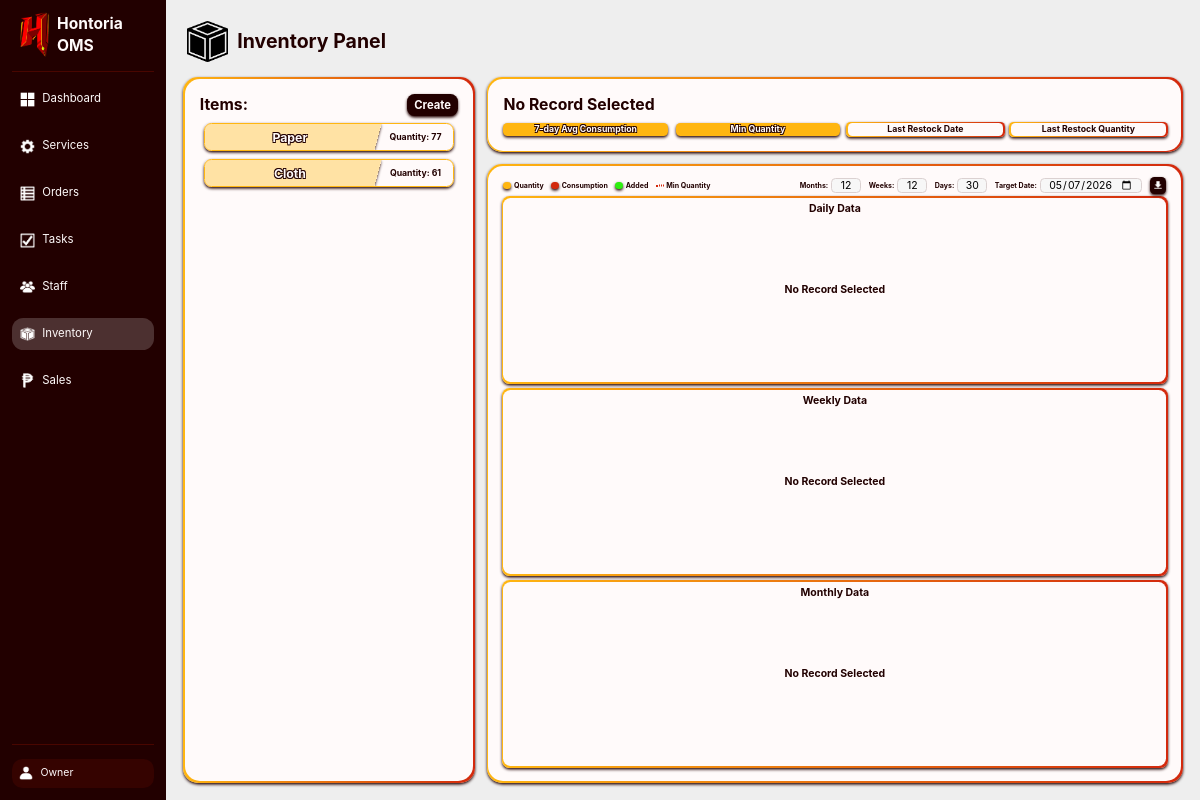
/internalWeb/public/index.php?page=inventory (signed in), run on the app's committed database.
### tables this page shows
CREATE TABLE inventory (
    id INT UNSIGNED AUTO_INCREMENT PRIMARY KEY,
    name VARCHAR(50) UNIQUE NOT NULL,
    minQuantity MEDIUMINT UNSIGNED NOT NULL DEFAULT 0,
    maxAvgConsumption MEDIUMINT UNSIGNED NOT NULL DEFAULT 0
);

### InternalWeb/Controllers/InventoryC.php (called while the page is built, shortened)
<?php
class InventoryC {
    private $inventoryModel;
    public function __construct($pdo) {
        require_once __DIR__ . '/../Models/InventoryM.php';
        $this->inventoryModel = new InventoryM($pdo);
    }
    public function showPage() {
        $inventoryList = $this->inventoryModel->getAllInventory();
        $inventoryQuantityMap = $this->inventoryModel->getAllInventoryCurrentQuantityMap();
        $inventoryLastRestockMap = $this->inventoryModel->getAllInventoryLastRestockMap();
        require __DIR__ . '/../Views/Inventory/Page.php';
    }
}

### InternalWeb/Models/InventoryM.php (called while the page is built, shortened)
<?php
class InventoryM {
    private $pdo;
    public function __construct($pdo) {
        $this->pdo = $pdo;
    }
    public function getAllInventory() {
        $query = "SELECT * FROM inventory";
        $stmt = $this->pdo->prepare($query);
        $stmt->execute();
        return $stmt->fetchAll(PDO::FETCH_ASSOC);
    }
    public function getAllInventoryCurrentQuantityMap() {
        $query = "
            SELECT
                inventoryRecords.inventoryID,
                inventoryRecords.quantity
            FROM inventoryRecords
            INNER JOIN (
                SELECT inventoryID, MAX(date) AS maxDate
                FROM inventoryRecords
                GROUP BY inventoryID
            ) latestDates ON inventoryRecords.inventoryID = latestDates.inventoryID
                AND inventoryRecords.date = latestDates.maxDate
            ORDER BY inventoryRecords.inventoryID ASC
        ";
        $stmt = $this->pdo->prepare($query);
        $stmt->execute();
        $map = [];
        foreach ($stmt->fetchAll(PDO::FETCH_ASSOC) as $item) {
            $map[$item['inventoryID']] = $item['quantity'];
        }
        return $map;
    }
    public function getAllInventoryLastRestockMap() {
        $query = "
            SELECT inventoryRecords.inventoryID,
                inventoryRecords.date,
                inventoryRecords.added
            FROM inventoryRecords
            INNER JOIN (
                SELECT inventoryID, MAX(date) AS maxDate
                FROM inventoryRecords
                WHERE added > 0
                GROUP BY inventoryID
            ) latestDates ON inventoryRecords.inventoryID = latestDates.inventoryID
                        AND inventoryRecords.date = latestDates.maxDate
            ORDER BY inventoryRecords.inventoryID ASC
        ";
        $stmt = $this->pdo->prepare($query);
        $stmt->execute();
        $map = [];
        foreach ($stmt->fetchAll(PDO::FETCH_ASSOC) as $row) {
            $map[$row['inventoryID']] = [
                'date'     => $row['date'],
                'quantity' => $row['added']
            ];
        }
        return $map;
    }
}

### InternalWeb/Views/Inventory/Page.php (the view, shortened to what this page needs)
<?php
if (!function_exists('e')) {
    function e($str) {
        return htmlspecialchars($str ?? '', ENT_QUOTES, 'UTF-8');
    }
}
?>
<!DOCTYPE html>
<html>
<head>
    <link rel="stylesheet" href="../../Shared/CSS/Main.css">
</head>
<body class="asideLayout fixedScreen">
    <?php include("../Views/.Components/SideBar.php"); ?>
    <main class="columnLayout midGap">
        <h1 class="titleLogo minGap tinHeight">
            <img src="../../Shared/Img/BoxIcon.png" alt="Box"> Inventory Panel
        </h1>
        <section class="rowLayout flexMax midGap">
            <div class="flexMinExtra columnLayout midGap">
                <section class="centerColumnLayout roundedMid flexMid">
                    <div class="box fullHeight fullWidth roundedMid columnLayout tinGap">
                        <div class="centerHoriRowLayout">
                            <h2 class="flexMax">Items:</h2>
                            <button type="button" class="darkBG emphasizedText noBorder shadowed whiteText centerColumnLayout fullHeight" id="createButton">
                                <b>Create</b>
                            </button>
                        </div>
                        <section class="minGap columnLayout scrollable flexMax noFlexBasis noMinHeight contentFlexStart regMinPadding" id="inventoryList">
                            <?php foreach ($inventoryList as $inventory): ?>
                                <?php
                                $itemId               = e($inventory['id']);
                                $itemName             = e($inventory['name']);
                                $itemQuantity         = e($inventoryQuantityMap[$inventory['id']] ?? 0);
                                $itemMinQuantity      = e($inventory['minQuantity']);
                                $itemMaxConsumption   = e($inventory['maxAvgConsumption']);
                                $itemRestockDate      = e($inventoryLastRestockMap[$inventory['id']]['date'] ?? '');
                                $itemRestockQuantity  = e($inventoryLastRestockMap[$inventory['id']]['quantity'] ?? '');
                                ?>
                                <div class="roundedMin centerHoriRowLayout flexStatic inventoryElement yellowBorder shadowed clickable fixedScreen noShrink"
                                    data-id="<?= $itemId ?>"
                                    data-name="<?= $itemName ?>"
                                    data-quantity="<?= $itemQuantity ?>"
                                    data-min-quantity="<?= $itemMinQuantity ?>"
                                    data-max-consumption="<?= $itemMaxConsumption ?>"
                                    data-restock-date="<?= $itemRestockDate ?>"
                                    data-restock-quantity="<?= $itemRestockQuantity ?>">
                                    <div class="capitalFirst centerText regMinPadding flexMax skewedXNegBG shadowed yellowTransBG">
                                        <h3 class="whiteText outlineText"><?= $itemName ?></h3>
                                    </div>
                                    <h5 class="capitalFirst centerText regMinPadding minWidth">
                                        Quantity: <?= $itemQuantity ?>
                                    </h5>
                                </div>
                            <?php endforeach; ?>
                        </section>
                    </div>
                </section>
            </div>
            <section class="columnLayout midGap flexMax">
                <section class="centerColumnLayout roundedMid minGap">
                    <div class="centerColumnLayout minGap box roundedMid fullHeight fullWidth">
                        <div class="centerHoriRowLayout minGap fullWidth">
                            <h2 id="selectedTitle" class="capitalFirst flexMid">No Record Selected</h2>
                        </div>
                        <div class="centerHoriRowLayout minGap fullWidth">
                            <h5 id="avgConsumptionText" class="yellowBG roundedTin minHoriPadding outlineText whiteText shadowed flexMid centerText clickable">
                                7-day Avg Consumption
                            </h5>
                            <h5 id="minQuantityText" class="yellowBG roundedTin minHoriPadding outlineText whiteText shadowed flexMid centerText clickable">
                                Min Quantity
                            </h5>
                            <div class="flexMid centerColumnLayout roundedTin">
                                <h5 id="lastRestockDateText" class="capitalFirst midZ whiteBG fullDimensions roundedTin centerText">Last Restock Date</h5>
                            </div>
                            <div class="flexMid centerColumnLayout roundedTin">
                                <h5 id="lastRestockQuantityText" class="capitalFirst midZ whiteBG fullDimensions roundedTin centerText">Last Restock Quantity</h5>
                            </div>
                        </div>
                    </div>
                </section>
                <section class="centerColumnLayout roundedMid minGap flexMid noFlexBasis noMinHeight">
                    <div class="columnLayout minGap whiteBG regPadding roundedMid fullHeight fullWidth">
                        <div class="centerHoriRowLayout minGap whiteBG roundedMid">
                            <div class="centerHoriRowLayout tinGap">
                                <div class="micHeight squareSize yellowBG circle shadowed"></div>
                                <h6 class="capitalFirst">Quantity</h6>
                            </div>
                            <div class="centerHoriRowLayout tinGap">
                                <div class="micHeight squareSize redBG circle shadowed"></div>
                                <h6 class="capitalFirst">Consumption</h6>
                            </div>
                            <div class="centerHoriRowLayout tinGap">
                                <div class="micHeight squareSize greenBG circle shadowed"></div>
                                <h6 class="capitalFirst">Added</h6>
                            </div>
                            <div class="centerHoriRowLayout tinGap">
                                <div class="micHeight squareSize" style="display:flex; align-items:center; justify-content:center;">
                                    <div style="width:100%; height:0; border-top:0.1px dotted var(--red); transform: scaleY(2);"></div>
                                </div>
                                <h6 class="capitalFirst">Min Quantity</h6>
                            </div>
                            <div class="eastAbsolute edgeCorner fullWidth reverseCenterHoriRowLayout minGap">
                                <button type="button" class="noBorder darkBG shadowed squareSize minHoriPadding fitHeight roundedTin" id="downloadButton">
                                    <img src="../../Shared/Img/DownloadIcon.png" alt="Download" class="micHeight invertColors">
                                </button>
                                <div class="centerHoriRowLayout tinGap">
                                    <h6>Target Date:</h6>
                                    <input type="date" id="targetDateInput" class="unitHeight roundedTin">
                                </div>
                                <div class="centerHoriRowLayout tinGap">
                                    <h6>Days:</h6>
                                    <input type="number" id="dayRangeInput" class="unitHeight duoWidth roundedTin noPadding centerText" min="7" max="60" value="30">
                                </div>
                                <div class="centerHoriRowLayout tinGap">
                                    <h6>Weeks:</h6>
                                    <input type="number" id="weekRangeInput" class="unitHeight duoWidth roundedTin noPadding centerText" min="4" max="24" value="12">
                                </div>
                                <div class="centerHoriRowLayout tinGap">
                                    <h6>Months:</h6>
                                    <input type="number" id="monthRangeInput" class="unitHeight duoWidth roundedTin noPadding centerText" min="6" max="24" value="12">
                                </div>
                            </div>
                        </div>
                        <div class="centerColumnLayout whiteBG roundedMin fullHeight fullWidth">
                            <div id="dailyGraph" class="flexMax centerColumnLayout roundedMin whiteBG midZ fullWidth">
                                <h4 class="norAbsolute closeCorner topZ">Daily Data</h4>
                                <h4>No Record Selected</h4>
                            </div>
                        </div>
                        <div class="centerColumnLayout whiteBG roundedMin fullHeight fullWidth">
                            <div id="weeklyGraph" class="flexMax centerColumnLayout roundedMin whiteBG midZ fullWidth">
                                <h4 class="norAbsolute closeCorner topZ">Weekly Data</h4>
                                <h4>No Record Selected</h4>
                            </div>
                        </div>
                        <div class="centerColumnLayout whiteBG roundedMin fullHeight fullWidth">
                            <div id="monthlyGraph" class="flexMax centerColumnLayout roundedMin whiteBG midZ fullWidth">
                                <h4 class="norAbsolute closeCorner topZ">Monthly Data</h4>
                                <h4>No Record Selected</h4>
                            </div>
                        </div>
                    </div>
                </section>
            </section>
        </section>
    </main>
    <?php include("../Views/.Components/ConfirmationBox.php"); ?>
</body>
</html>

### data on the page
inventory: name "Paper", itemQuantity "77"
inventory: name "Cloth", itemQuantity "61"

### other printed values
$linkData['label'] "Dashboard"
$linkData['label'] "Services"
$linkData['label'] "Orders"
$linkData['label'] "Tasks"
$linkData['label'] "Staff"
$linkData['label'] "Inventory"
$linkData['label'] "Sales"
$_SESSION['username'] "Owner"
